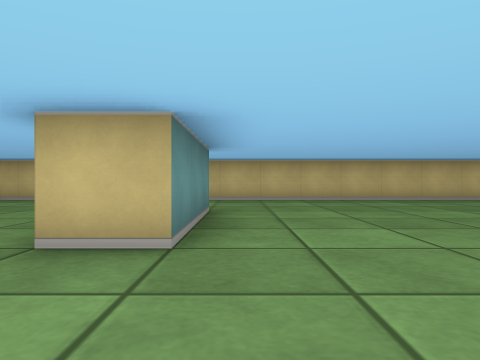
view 1 (above)

16 first-person views from a walk through a cub3D maze. The camera is about half as high as the walls, looks level and sees 70° across. The floor is counted in squares. Each view is taken from the middle of a square. On the plan, view 1 faces up. The plan holds only what a view shows up to about 9 squares ahead; the rest is blank.

view 2
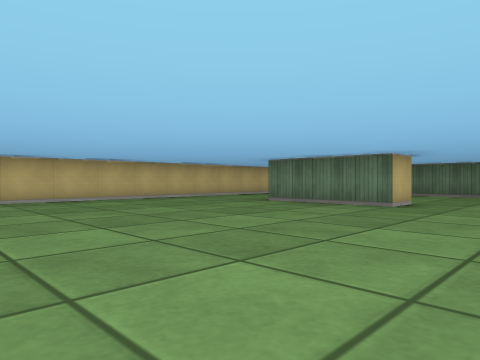

view 3
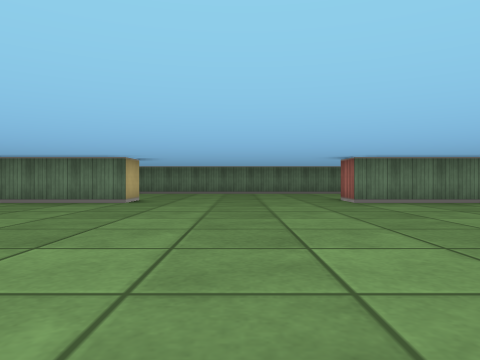

view 4
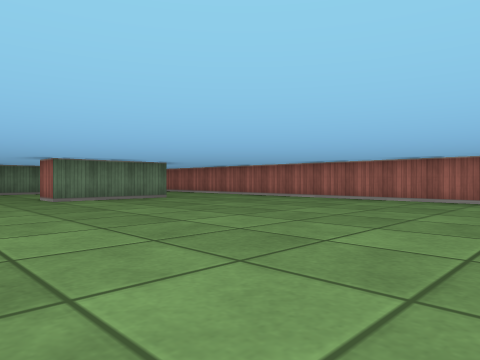

view 5
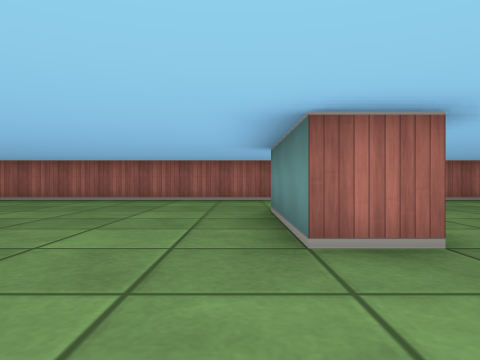

view 6
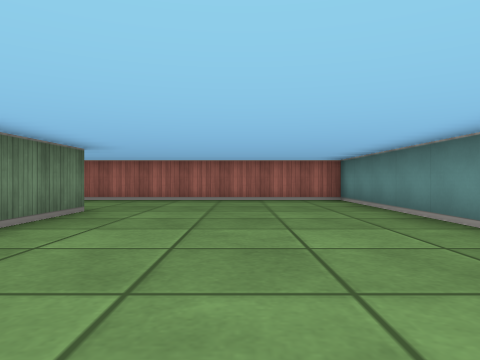

view 7
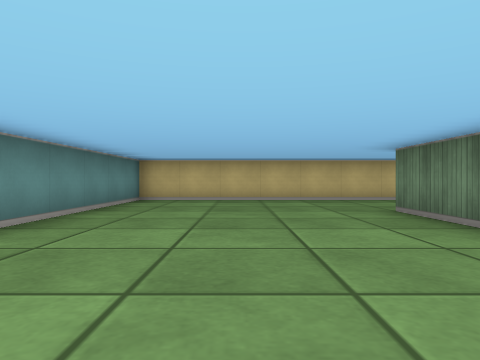

view 8
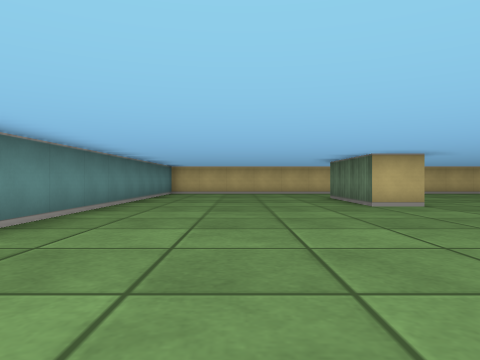

view 9
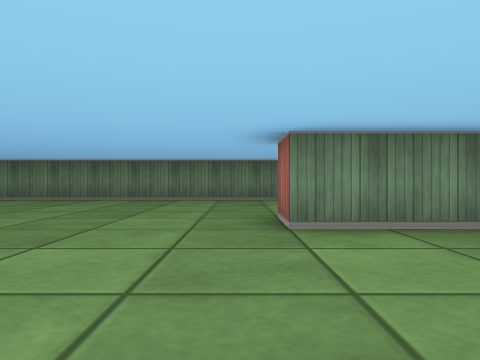

view 10
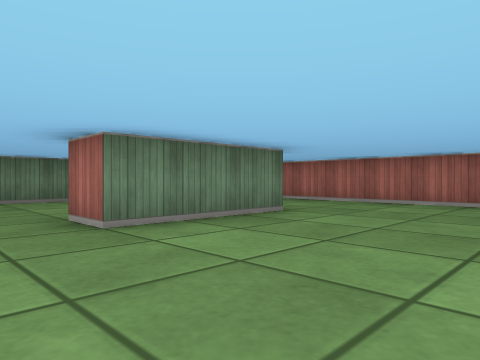

view 11
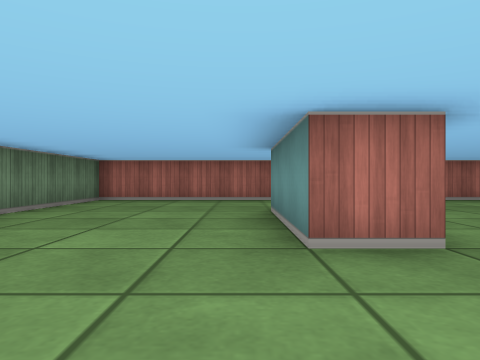

view 12
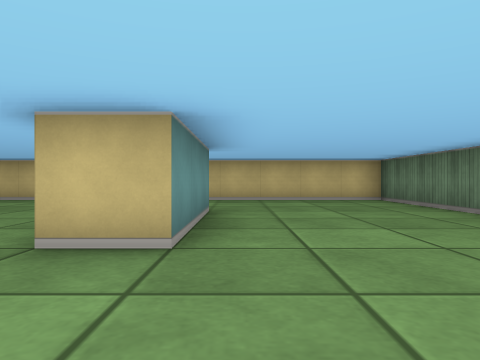

view 13
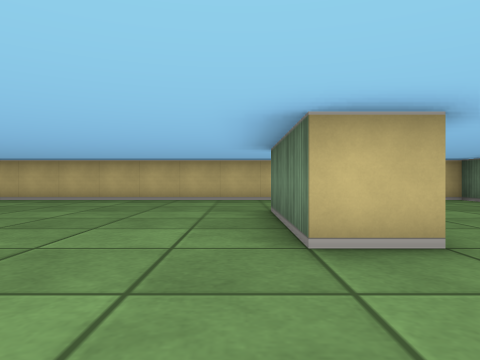

view 14
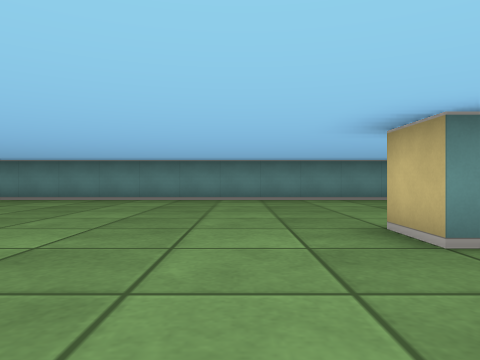

view 15
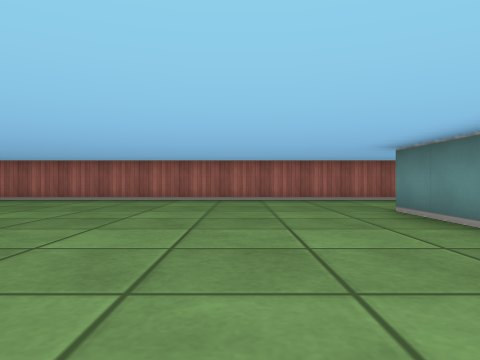

view 16
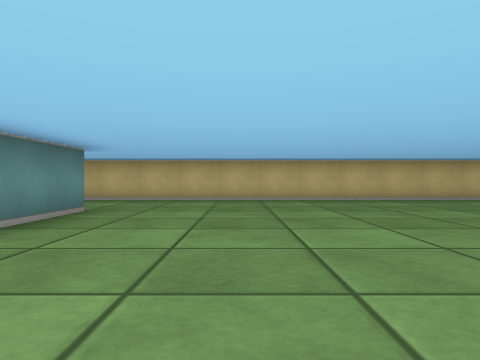

### Floor plan
Points are (right, up) in squares from view 1. A wall is a line through its corners. A room is listed if a view was taken in it or the views show most of it. See-through windows are left out.
Room 1 (views 1, 2, 3, 4, 5, 6, 7, 8, 9, 10, 11, 12, 13, 14, 15, 16)
walls: (-1.5, -2.5) (-0.5, -2.5) (-0.5, -5.5); (-0.5, 5.5) (-0.5, 2.5) (-1.5, 2.5) (-1.5, 5.5); (-1.5, -5.5) (-1.5, -3.5); (8.5, -5.5) (8.5, -2.5) (9.5, -2.5) (9.5, -5.5); (9.5, 5.5) (9.5, 2.5) (8.5, 2.5) (8.5, 5.5); (-6.5, -8.5) (13.5, -8.5) (13.5, 8.5) (-6.5, 8.5) (-6.5, -8.5)

Positions as (right, up) in squares from view 1, and headings:
1: (0, 0), facing up
2: (2, 0), facing up-right
3: (1, 0), facing right
4: (0, 0), facing down-right
5: (0, 0), facing down
6: (-4, 0), facing down
7: (-4, 0), facing up
8: (-4, -4), facing up
9: (5, -2), facing right
10: (5, -1), facing down-right
11: (10, 0), facing down
12: (10, 0), facing up
13: (8, 0), facing up
14: (2, 1), facing left
15: (2, 0), facing down
16: (2, 0), facing up
